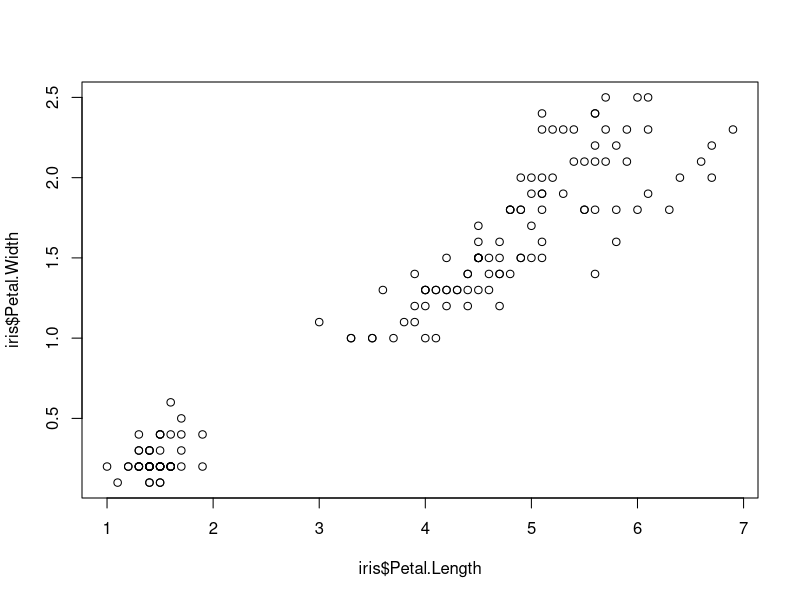
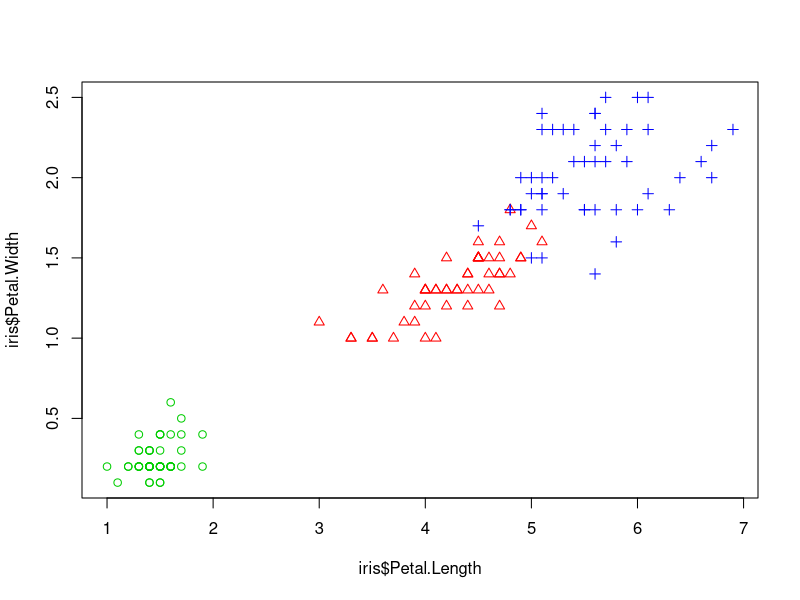
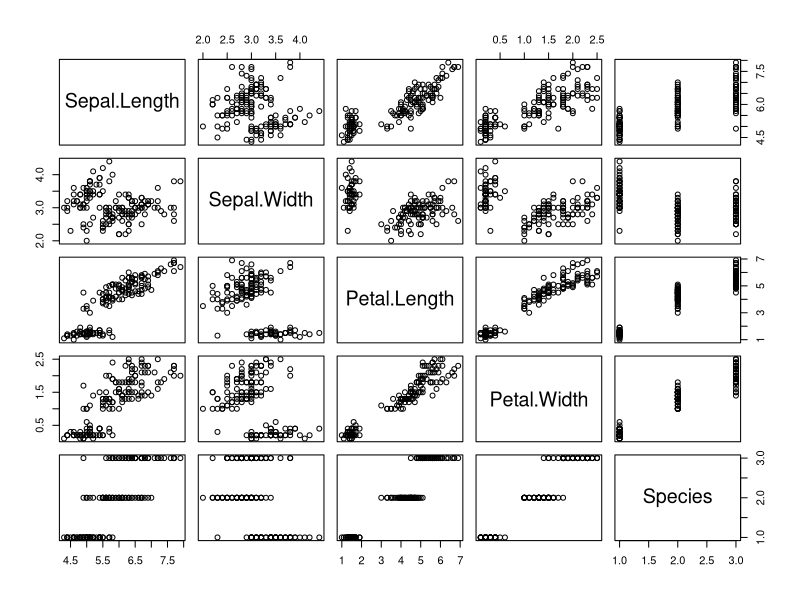
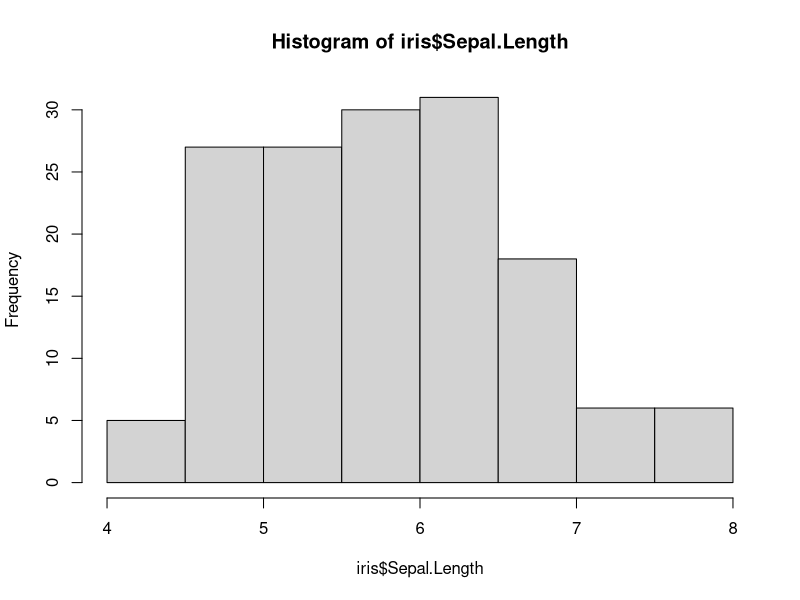
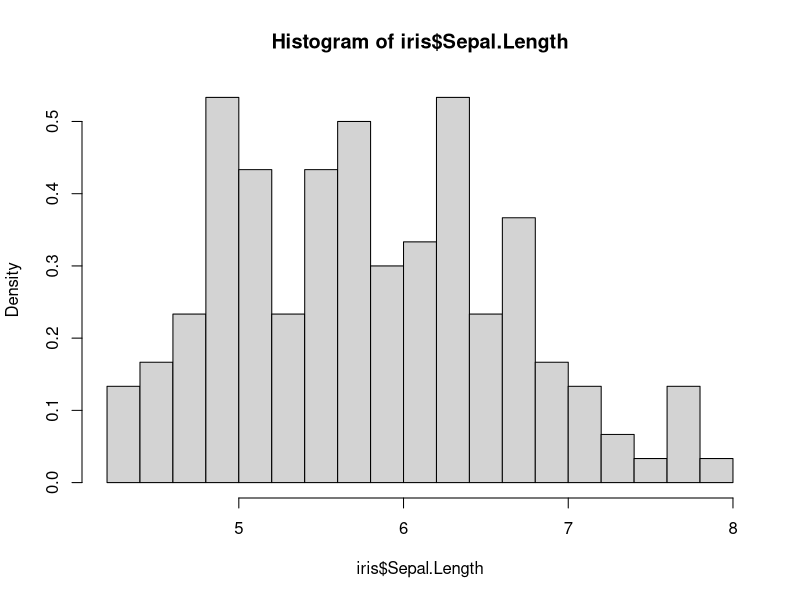
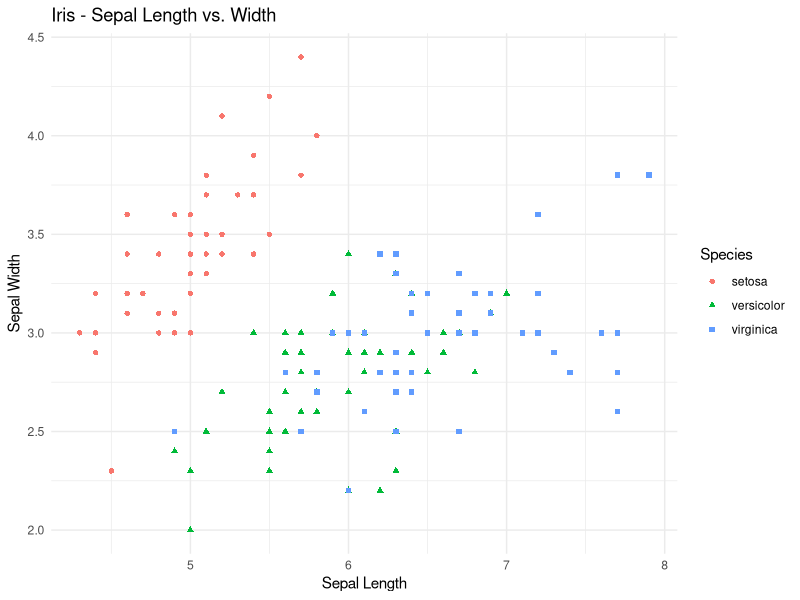

These charts were generated, in order, by the following R code:
# Business Analytics WS 2020/2021
# Introduction to R
#----------------------------------------------------------
# 1. Basics

# Basic Operations
1 + 4                         # commands can be run directly from the console.
2 + 6 * 5                     # comments are written using #
1:6                           # colon operator generates a sequence

# Variables
s <- 42                       # assign value 42 to variable s
b <- s*s                      # calculate and assign the value to b
b                             # print the value of variable b

s <- "Hello World!"           # assign a string to s
s                             # previous instruction overwrites the value of 42, let's print it

s = "Hello World!"            # can also use the = symbol

f = 17.42                     # assign a float
f*f                           # evaluating a term without assigning prints the result to console

# Functions
help("round")                 # displays the help page for the function round()
round(3.154)                  # round it to an integer
round(3.154, digits=2)        # round it to 2 decimal digits, 2 is an argument to the function
?factorial                    # this works similarly as the help() function
factorial(4)

# if else Statements
num <- -4
if (num < 0) {                # if the value is less than 0
  num <- num * -1             # do this
}
num

if (num %% 2) {               # check if num is odd or even
  "ODD"                       # do this if odd
} else {
  "EVEN"                      # else run the below code
}

# Looping
for (i in 11:20) {            # for loop
  print(i)
}

i <- 1
while (i<10){                 # while loop
  print(i)
  i <- i+1
}

# Write your own function
my_function <- function() {   # my_function is the function name
  s <- 5                      
  s*s                         # last line of the function body
}
my_function()                 # calling the function

my_square <- function(a) {    # a is the argument for this function
  a*a 
}
my_square(5) 						      # 5 is the value passed as argument

# Vectors
v1 = c(3, 5, 2)               # create vector, c: combine
v1[1]                         # address elements of vector
v1 = c(v1, 8, 3, 7, 5)        # extend vector
v1[1:3]                       # address several elements
v1 = v1*2                     # multiply by a scalar
v1[2] = 14                    # set second value
v2 = seq(from=0, to=12, by=2)  # sequence from 0 to 12 in steps of 1
v2
v3 = v1+v2                    # vector addition
v3

# Matrices
m <- matrix(c(9,2,5,3,1,8), ncol=3, nrow=2)     # create matrix
m                             # print matrix
m[1,2]                        # address element in first row and second column
m[2,]                         # address whole row
m[2,3] = 14                   # address whole row
dim(m)                        # dimensions of matrix m

# Factors
eye_color <- factor(c("blue", "brown", "black", "green", "brown", "blue"))  # create a factor
eye_color
unclass(eye_color)            # show how R stores this factor

# Data Frames
n <- c("Alice", "Bob", "Charlie")
a <- c(25, 27, 23)
u <- factor(c("TUM", "LMU", "TUM"))

# create a dataframe with column names - names, age and uni and corresponding data
df <- data.frame(names=n, age=a, uni=u) 		
df

df[3]										      # address third column
df$uni                        # address column by name
df[c(1,3)]                    # select columns 1 and 3
df$by = 2020 - df$age         # create new column for birthyear
df$by
df$age = NULL                 # remove column age
df[df$by < 1994, ]            # filter rows
df[order(df$by),]             # sort in order with column "by"

# Install the package (in case you haven't already)
#install.packages("tidyverse")        # uncomment this line to install
# Load the package
library(tidyverse)

# Tibbles
tib_data <- as_tibble(df)     # convert dataframe df to tibble
tib_data                      # view the tibble
df$b                          # partial matching in dataframe
tib_data$b                    # no partial matching
tib_data[["uni"]]             # similar to tib_data$uni
tib_data[[2]]                 # similar to tib_data$uni

#-------------------------------------------------------
# 2. Data Import & Export

# readr, a tidyverse package
getwd()                                       # get working directory path
setwd()                                       # set path to required directory
testdata <- read_csv("input.csv")             # read csv
write_csv(testdata, "same_as_input.csv")      # write data to csv file

#-------------------------------------------------------
# 3. Data Exploration

data <- as_tibble(iris)           # convert iris data into a tibble
data

glimpse(data)                     # structure of the data set
summary(iris)                     # summary of data
names(data)                       # attribute/column names
ncol(data)                        # number of columns(attributes)
nrow(data)                        # number of rows(observations)
dim(data)                         # dimensions (#rows and #columns)
head(data)                        # return the first few observations from the data
tail(data)                        # return the last few observations from the data

#--------------------------------------------------------
# 4. Basic Plotting

# Plot the relationship between petal length and petal width
plot(iris$Petal.Length, iris$Petal.Width)

# Plot with different colors for species
plot(iris$Petal.Length, iris$Petal.Width, pch=as.numeric(iris$Species), col=c("green3", "red", "blue")[as.numeric(iris$Species)])

cor(iris$Petal.Length, iris$Petal.Width)

pairs(iris)

cor(iris[1:4])

hist(iris$Sepal.Length)       # histogram

# Histogram with 20 breaks and density
hist(iris$Sepal.Length, breaks=20, freq=FALSE)

# Plotting with ggplot

# Create a scatter plot with ggplot2
# First ingredient: data and mappings of features to "aesthetics")
ggplot(data=data, 
       aes(x=Sepal.Length, y=Sepal.Width, color=Species, shape=Species)) +
  # Second ingredient: type of plot ("geometry"), "point" refers to scatterplots
  geom_point() +
  # Third: labels and titles
  xlab("Sepal Length") + ylab("Sepal Width") +
  ggtitle("Iris - Sepal Length vs. Width") +
  # Lastly: Choose a visual style
  theme_minimal()

# ... and many more options, not shown here.

#-------------------------------------------------------
# 5. Descriptive Statistics

mean(data$Sepal.Length)                     # calculate mean of the column
var(data$Sepal.Length)                      # calculate variance
sd(data$Sepal.Length)                       # calculate standard deviation
cov(data$Petal.Length, data$Petal.Width)    # calculate covariance
cor(data$Petal.Length, data$Petal.Width)    # calculate correlation
cor(data[1:4])                              # calculate correlation matrix

#-------------------------------------------------------
# 6. Data Transformation

# dplyr

data <- as_tibble(quakes)     # we will work with quakes dataset
?quakes                       # this will show the details of the dataset
nrow(data)                    # number of observations in quakes dataset

# Filtering
d <- filter(data, mag > 5, stations > 20)     # filter all earthquakes with magnitude greater than 5 and reported by more than 20 stations.
nrow(d)                       # number of filtered observations

d <- filter(data, mag > 6 | stations > 60)    # magnitude greater than 6 or stations reporting is greater than 60
nrow(d)

# Arrange
d <- slice(data, 1:4)                 # let us work with subset of the data
d                                     # view the subset
arrange(d, desc(mag), stations)       # arrange the rows in descending order of "mag" and, in case of ties, ascending order of "stations"

# Select
data <- as_tibble(quakes)
glimpse(data)                           # display the structure of quakes
glimpse(select(data, lat, long))        # select columns lat and long
glimpse(select(data, lat:depth))        # select columns from lat until depth
glimpse(select(data, -(lat:depth)))     # select columns other than columns from lat until depth
glimpse(select(data, starts_with("l"))) # select all columns starting with "l"
# other helpers can be found in ?select
glimpse(rename(data, latitude=lat, longitude=long))   # rename the columns

# Mutate
mutate(data, height = 0-depth)           # add a new column height

# Summarise

# compute the mean and median of mag and stations columns respectively
summarize(data, mean_mag=mean(mag), median_stations=median(stations))     

# compute sd and min of mag and stations columns respectively
summarize(data, sd_mag=sd(mag), min_stations=min(stations))

# other possible functions like mean, min etc are available at ?summarise

# Grouping
grouped <- group_by(data, mag)      # group the data by mag
# compute the mean of stations column for every group
summarize(grouped, mean_stations=mean(stations))    


# Piping

# Method 1 - Intermediate Results
temp <- filter(data, mag > 5)
result <- summarize(temp, mean_stations=mean(stations))
result							           # one way to perform the operations

# Method 2 - Nesting Functions
summarize(
  filter(
    data, mag > 5
  ),
  mean_stations=mean(stations)
)

# Method 3 - Using Pipes
data %>% 
  filter(mag > 5) %>%
  summarize(mean_stations=mean(stations))